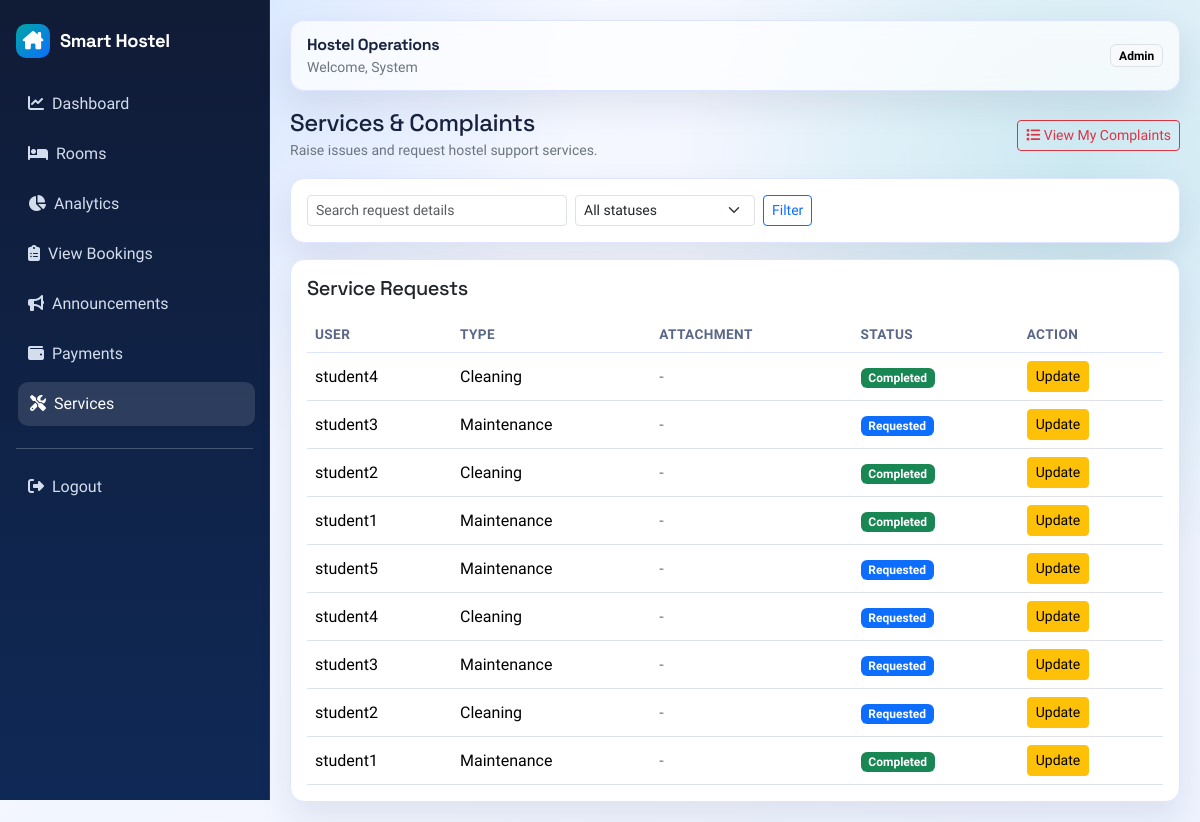
/services (signed in), run on an earlier commit of the app's database.
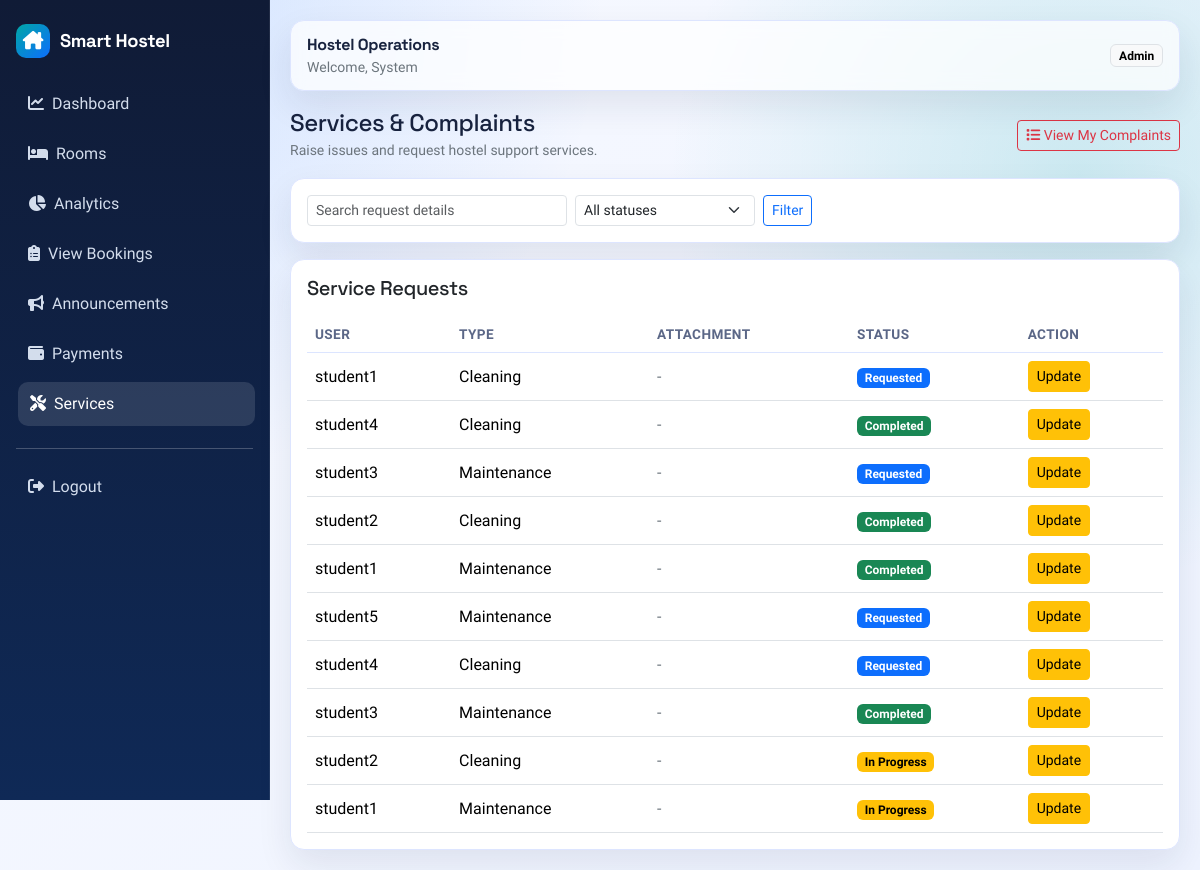
And on a later commit of the database.
### services/models.py (models this page shows, shortened)
class ServiceRequest(models.Model):
	TYPE_CLEANING = "cleaning"
	TYPE_MAINTENANCE = "maintenance"
	REQUEST_TYPE_CHOICES = [
		(TYPE_CLEANING, "Cleaning"),
		(TYPE_MAINTENANCE, "Maintenance"),
	]
	STATUS_REQUESTED = "requested"
	STATUS_IN_PROGRESS = "in_progress"
	STATUS_COMPLETED = "completed"
	STATUS_CHOICES = [
		(STATUS_REQUESTED, "Requested"),
		(STATUS_IN_PROGRESS, "In Progress"),
		(STATUS_COMPLETED, "Completed"),
	]
	user = models.ForeignKey(settings.AUTH_USER_MODEL, on_delete=models.CASCADE, related_name="service_requests")
	request_type = models.CharField(max_length=20, choices=REQUEST_TYPE_CHOICES)
	details = models.TextField(blank=True)
	attachment = models.FileField(upload_to="services/attachments/", null=True, blank=True)
	status = models.CharField(max_length=20, choices=STATUS_CHOICES, default=STATUS_REQUESTED)
	created_at = models.DateTimeField(auto_now_add=True)
	updated_at = models.DateTimeField(auto_now=True)
	class Meta:
		ordering = ["-created_at"]

### accounts/models.py (models this page shows, shortened)
class User(AbstractUser):
	ROLE_ADMIN = "admin"
	ROLE_STUDENT = "student"
	ROLE_CHOICES = [
		(ROLE_ADMIN, "Admin"),
		(ROLE_STUDENT, "Student"),
	]
	role = models.CharField(max_length=20, choices=ROLE_CHOICES, default=ROLE_STUDENT)

### services/views.py (the view)
# urls.py: path("services", services_view, name="list"),
@login_required
def services_view(request):
	requests = ServiceRequest.objects.select_related("user")
	if request.user.role != User.ROLE_ADMIN and not request.user.is_staff:
		requests = requests.filter(user=request.user)
	search_query = request.GET.get("search") or ""
	status_query = request.GET.get("status") or ""
	if search_query:
		requests = requests.filter(details__icontains=search_query)
	if status_query:
		requests = requests.filter(status=status_query)
	paginator = Paginator(requests.order_by("-created_at"), 10)
	request_page = paginator.get_page(request.GET.get("page"))
	return render(
		request,
		"services/services.html",
		{"service_requests": request_page, "search_query": search_query, "status_query": status_query},
	)

### core/context_processors.py (called while the page is built)
def _is_admin_user(user):
    role = (getattr(user, "role", "") or "").strip().lower()
    return bool(user and user.is_authenticated and (user.is_superuser or role == "admin"))

def notification_context(request):
    if not request.user.is_authenticated:
        return {"recent_notifications": [], "unread_notification_count": 0, "is_admin_user": False}
    notifications = Notification.objects.filter(recipient=request.user).only("title", "message", "created_at", "is_read")[:5]
    unread_count = Notification.objects.filter(recipient=request.user, is_read=False).count()
    return {
        "recent_notifications": notifications,
        "unread_notification_count": unread_count,
        "is_admin_user": _is_admin_user(request.user),
    }

### templates/services/services.html (shortened to what this page needs)
{% extends "base.html" %}
{% block content %}
<div class="d-flex flex-wrap gap-2 justify-content-between align-items-center mb-3">
    <div>
        <h4 class="mb-0">Services & Complaints</h4>
        <small class="text-secondary">Raise issues and request hostel support services.</small>
    </div>
    <div class="d-flex gap-2">
        <a href="{% url 'services:complaints' %}" class="btn btn-outline-danger btn-sm">
            <i class="fas fa-list"></i> View My Complaints
        </a>
    </div>
</div>
<form method="get" class="card card-soft mb-3">
    <div class="card-body d-flex flex-wrap gap-2 align-items-center">
        <input type="search" name="search" value="{{ search_query }}" class="form-control form-control-sm" style="max-width: 260px;" placeholder="Search request details">
        <select name="status" class="form-select form-select-sm" style="max-width: 180px;">
            <option value="">All statuses</option>
        </select>
        <button type="submit" class="btn btn-sm btn-outline-primary">Filter</button>
    </div>
</form>
<div class="row g-3">
    <div class="col-lg-12">
        <div class="card card-soft h-100">
            <div class="card-body">
                <h5 class="mb-3">Service Requests</h5>
                <div class="table-responsive">
                    <table class="table align-middle mb-0 mobile-table">
                        <thead>
                        <tr><th>User</th><th>Type</th><th>Attachment</th><th>Status</th>{% if request.user.is_superuser or request.user.is_staff or request.user.role == "admin" %}<th>Action</th>{% endif %}</tr>
                        </thead>
                        <tbody>
                        {% for item in service_requests %}
                        <tr>
                            <td>{{ item.user.username }}</td>
                            <td>{{ item.get_request_type_display }}</td>
                            <td>{% if item.attachment %}<a href="{{ item.attachment.url }}" target="_blank">View</a>{% else %}<span class="text-secondary">-</span>{% endif %}</td>
                            <td>
                                {% if item.status == "requested" %}
                                <span class="badge text-bg-primary">Requested</span>
                                {% elif item.status == "in_progress" %}
                                <span class="badge text-bg-warning">In Progress</span>
                                {% else %}
                                <span class="badge text-bg-success">Completed</span>
                                {% endif %}
                            </td>
                            {% if request.user.is_superuser or request.user.is_staff or request.user.role == "admin" %}
                            <td>
                                <a href="{% url 'services:update_service_status' item.id %}" class="btn btn-warning btn-sm">
                                    Update
                                </a>
                            </td>
                            {% endif %}
                        </tr>
                        {% empty %}
                        <tr><td colspan="5" class="text-center text-secondary py-4">No service requests found.</td></tr>
                        {% endfor %}
                        </tbody>
                    </table>
                </div>
            </div>
        </div>
    </div>
</div>
{% endblock %}

What changed in the data, as far as the page shows it:
added ServiceRequest: user.username "student1", request_type "Cleaning", status "Requested"
changed ServiceRequest (number 8 of 10 on the later page): status "Requested" → "Completed"
changed ServiceRequest (number 9 of 10 on the later page): status "Requested" → "In Progress"
changed ServiceRequest (number 10 of 10 on the later page): status "Completed" → "In Progress"
